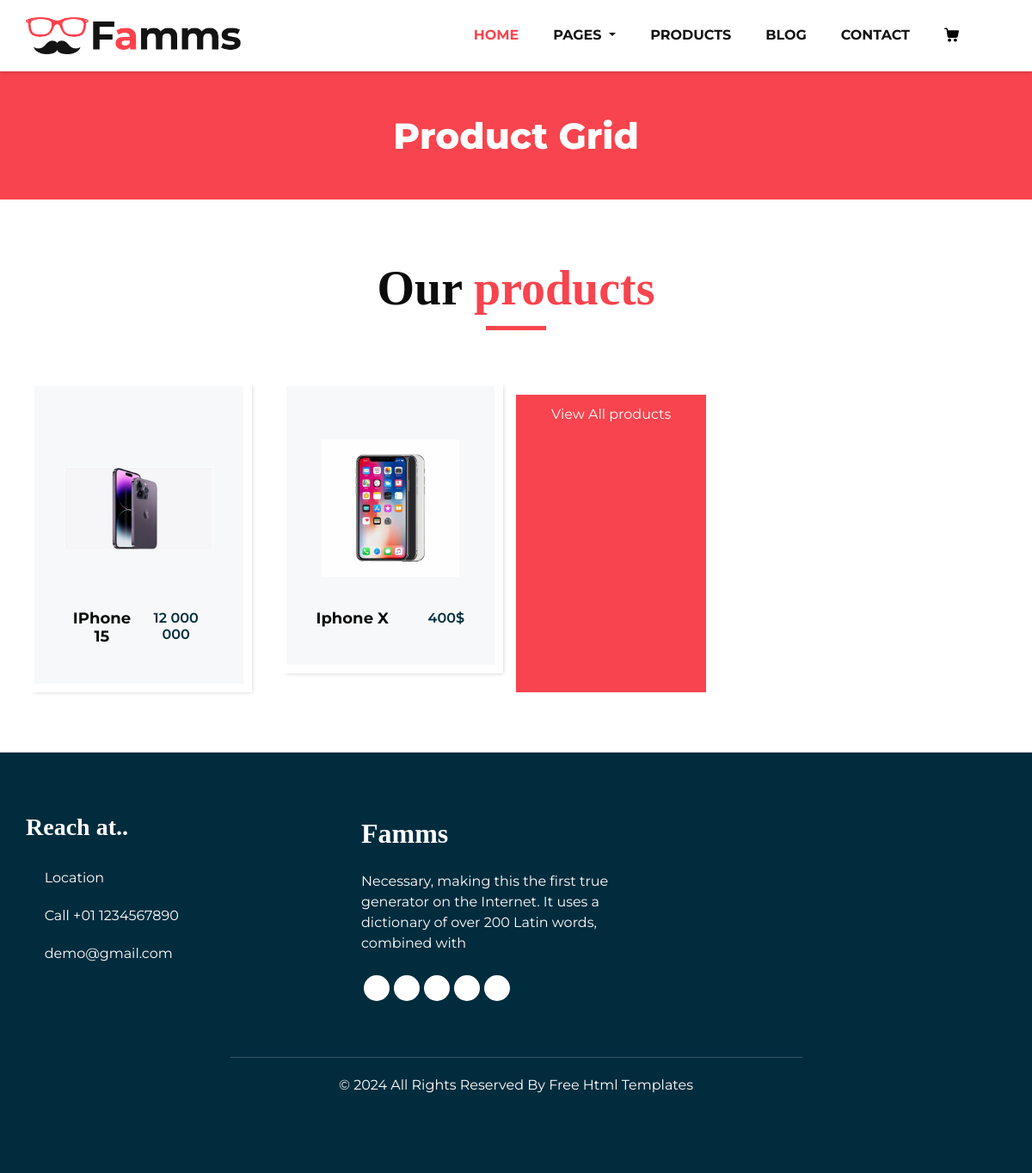
Page /phone on the committed database.
### product/models.py (models this page shows)
class Products(models.Model):
    PHONE = 'phone'
    APLIANCES = 'apliances'
    LAPTOP = 'laptop'
    TAG = (
        ('phone', PHONE),
        ('apliances', APLIANCES),
        ('laptop', LAPTOP)
    )
    title = models.CharField(max_length=100)
    img = models.ImageField()
    price = models.CharField(max_length=50)
    description = models.TextField()
    type = models.ForeignKey(Category, on_delete=models.CASCADE, related_name='products')
    tag = models.CharField(max_length=50, choices=TAG)
    @property
    def imageURL(self):
        return self.img.url

### product/views.py (the view)
# urls.py: path('phone', phone, name='phone'),
def phone(request):
    phones = Products.objects.filter(tag='phone').order_by('-id')
    context = {
        'phones': phones
    }
    return render(request=request,
                  template_name='phone.html',
                  context=context)

### product/models.py (called while the page is built)
    def __str__(self):
        return self.name

### templates/phone.html (shortened to what this page needs)
<!DOCTYPE html>
{% load static %}
<html>
   <head>
      <link rel="stylesheet" type="text/css" href="{% static 'css/bootstrap.css' %}" />
      <link href="{% static 'css/font-awesome.min.css' %}" rel="stylesheet" />
      <link href="{% static 'css/style.css' %}" rel="stylesheet" />
      <link href="{% static 'css/responsive.css' %}" rel="stylesheet" />
   </head>
   <body class="sub_page">
      <div class="hero_area">
         <header class="header_section">
            <div class="container">
               <nav class="navbar navbar-expand-lg custom_nav-container ">
                  <a class="navbar-brand" href="index.html"><img width="250" src="{% static 'images/logo.png' %}" alt="#" /></a>
                  <div class="collapse navbar-collapse" id="navbarSupportedContent">
                     <ul class="navbar-nav">
                        <li class="nav-item active">
                           <a class="nav-link" href="{% url 'index' %}">Home <span class="sr-only">(current)</span></a>
                        </li>
                       <li class="nav-item dropdown">
                           <a class="nav-link dropdown-toggle" href="#" data-toggle="dropdown" role="button" aria-haspopup="true" aria-expanded="true"> <span class="nav-label">Pages </a>
                        </li>
                        <li class="nav-item">
                           <a class="nav-link" href="{% url 'product' %}">Products</a>
                        </li>
                        <li class="nav-item">
                           <a class="nav-link" href="{% url 'blog_list' %}">Blog</a>
                        </li>
                        <li class="nav-item">
                           <a class="nav-link" href="{% url 'contact' %}">Contact</a>
                        </li>
                        <li class="nav-item">
                           <a class="nav-link" href="#">
                           </a>
                        </li>
                        <form class="form-inline">
                           <button class="btn  my-2 my-sm-0 nav_search-btn" type="submit">
                           <i class="fa fa-search" aria-hidden="true"></i>
                           </button>
                        </form>
                     </ul>
                  </div>
               </nav>
            </div>
         </header>
      </div>
      <section class="inner_page_head">
         <div class="container_fuild">
            <div class="row">
               <div class="col-md-12">
                  <div class="full">
                     <h3>Product Grid</h3>
                  </div>
               </div>
            </div>
         </div>
      </section>
      <section class="product_section layout_padding">
         <div class="container">
            <div class="heading_container heading_center">
               <h2>
                  Our <span>products</span>
               </h2>
            </div>
            <div class="row">
               {% for phone in phones %}
               <div class="col-sm-6 col-md-4 col-lg-3">
                  <div class="box">
                     <div class="img-box">
                        <img src="{{ phone.imageURL }}" alt="">
                     </div>
                     <div class="detail-box">
                        <h5>
                           {{ phone.title }}
                        </h5>
                        <h6>
                           {{ phone.price }}
                        </h6>
                     </div>
                  </div>
               </div>
               {% endfor %}
            <div class="btn-box">
               <a href="">
               View All products
               </a>
            </div>
         </div>
      </section>
      <footer class="footer_section">
         <div class="container">
            <div class="row">
               <div class="col-md-4 footer-col">
                  <div class="footer_contact">
                     <h4>
                        Reach at..
                     </h4>
                     <div class="contact_link_box">
                        <a href="">
                        <i class="fa fa-map-marker" aria-hidden="true"></i>
                        <span>
                        Location
                        </span>
                        </a>
                        <a href="">
                        <i class="fa fa-phone" aria-hidden="true"></i>
                        <span>
                        Call +01 1234567890
                        </span>
                        </a>
                        <a href="">
                        <i class="fa fa-envelope" aria-hidden="true"></i>
                        <span>
                        demo@gmail.com
                        </span>
                        </a>
                     </div>
                  </div>
               </div>
               <div class="col-md-4 footer-col">
                  <div class="footer_detail">
                     <a href="index.html" class="footer-logo">
                     Famms
                     </a>
                     <p>
                        Necessary, making this the first true generator on the Internet. It uses a dictionary of over 200 Latin words, combined with
                     </p>
                     <div class="footer_social">
                        <a href="">
                        <i class="fa fa-facebook" aria-hidden="true"></i>
                        </a>
                        <a href="">
                        <i class="fa fa-twitter" aria-hidden="true"></i>
                        </a>
                        <a href="">
                        <i class="fa fa-linkedin" aria-hidden="true"></i>
                        </a>
                        <a href="">
                        <i class="fa fa-instagram" aria-hidden="true"></i>
                        </a>
                        <a href="">
                        <i class="fa fa-pinterest" aria-hidden="true"></i>
                        </a>
                     </div>
                  </div>
               </div>
               <div class="col-md-4 footer-col">
                  <div class="map_container">
                     <div class="map">
                        <div id="googleMap"></div>
                     </div>
                  </div>
               </div>
            </div>
            <div class="footer-info">
               <div class="col-lg-7 mx-auto px-0">
                  <p>
                     &copy; <span id="displayYear"></span> All Rights Reserved By
                     <a href="https://html.design/">Free Html Templates</a>
                  </p>
               </div>
            </div>
         </div>
      </footer>
   </body>
</html>

### static/css/responsive.css (style rules this page uses)
@media (min-width: 1200px) { .container { max-width: 1170px; } }

### rows in the picture
Products: imageURL (picture), title "IPhone 15", price "12 000 000"
Products: imageURL (picture), title "Iphone X", price "400$"
